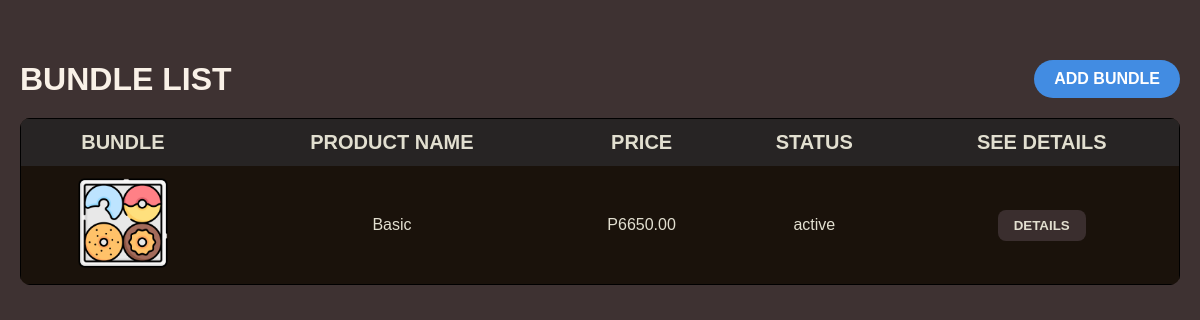
Page /admin/boards/bundle.php on the committed database.
### tables this page shows
CREATE TABLE `bundles` (
  `bundle_id` int(11) NOT NULL,
  `bundle_name` varchar(50) NOT NULL,
  `bundle_price` decimal(10,2) NOT NULL,
  `status` enum('active','inactive') NOT NULL,
  `image` varchar(255) NOT NULL DEFAULT 'bundle.png'
);

### admin/boards/bundle.php (the view, shortened to what this page needs)
<?php
include("../../site/backend/dbcon.php");
?>
<!DOCTYPE html>
<html lang="en">
<head>
  <link rel="stylesheet" href="/admin/admin.css" />
</head>
<body>
  <div class="bundle-board">
    <div class="bundle-header">
      <h4 style="font-size: 2em;">BUNDLE LIST</h4>
      <button onclick="openBundleAddContainer()" class="add-bundle-button">
        ADD BUNDLE
      </button>
    </div>
    <div class="table-wrapper">
      <table>
        <thead>
          <tr>
            <th>BUNDLE</th>
            <th>PRODUCT NAME</th>
            <th>PRICE</th>
            <th>STATUS</th>
            <th>SEE DETAILS</th>
          </tr>
        </thead>
        <tbody>
          <?php
          $refresh_query = "SELECT * FROM bundles ORDER BY bundle_id;";
          $refresh_query_run = mysqli_query($conn, $refresh_query);
          while ($row = mysqli_fetch_assoc($refresh_query_run)) {
            echo "<tr>
                    <td> <img style=\"width: 90px; height: 90px;\" src=\"/src/" . $row['image'] . "\"/> </td>
                    <td>" . $row['bundle_name'] . "</td>
                    <td>P" . $row['bundle_price'] . "</td>
                    <td>" . $row['status'] . "</td>
                    <td>
                     <button class='details-button' onclick='openBundleDetailsContainer(\"" . addslashes($row['bundle_name']) . "\", " . $row['bundle_price'] . ", \"" . addslashes($row['status']) . "\", " . $row['bundle_id'] . ",\"" . $row['image'] . "\")'>
                     DETAILS
                     </button>
                    </td>
                  </tr>";
          }
          ?>
        </tbody>
      </table>
    </div>
  </div>
</body>
</html>

### admin/admin.css (style rules this page uses)
body { display: flex; justify-content: center; align-items: center; height: 100vh; margin: auto; font-family: sans-serif ; overflow-y: hidden; }
.table-wrapper { max-height: 400px; width: 100%; overflow-y: auto; border-radius: 10px; }
table { width: 100%; border-collapse: collapse; background-color: #1a120b; border: 1px solid; }
th, td { padding: 12px; text-align: center; color: #e2dfd0; }
th { background-color: #272424; font-size: 20px; }
.details-button { background-color: #3a2e2e; border: none; padding: 8px 16px; color: #e2dfd0; font-weight: bold; border-radius: 8px; cursor: pointer; }
.bundle-board { display: flex; align-items: center; flex-direction: column; height: 100%; width: 100%; background-color: #3e3232; padding-left: 20px; padding-right: 20px; position: relative; padding-top: 10%; }
.bundle-header { background-color: #3e3232; color: #f9f1e7; display: flex; justify-content: space-between; align-items: center; margin-bottom: 20px; width: 100%; }
.bundle-header h4 { font-size: 3em; margin: 0px; }
.add-bundle-button { background-color: #428ce2; border: none; color: white; font-weight: bold; padding: 10px 20px; border-radius: 20px; font-size: 16px; cursor: pointer; }
td { font-size: 1em; }

### rows in the picture
bundles: image (picture), bundle_name "Basic", bundle_price "6650.00", status "active"
